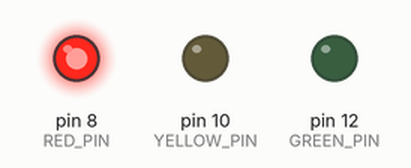
Simulated run of this sketch. Board: Arduino Uno, built with avr-gcc and run on an emulated ATmega328P. Parts: output pins drawn as LEDs (lit = HIGH).

Above: at 0.3 s.
At 2.0 s:
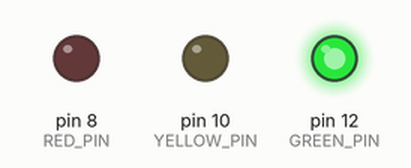
At 3.64 s:
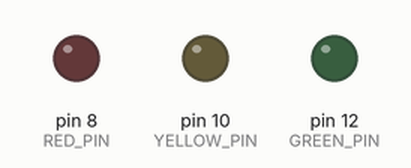
At 5.5 s:
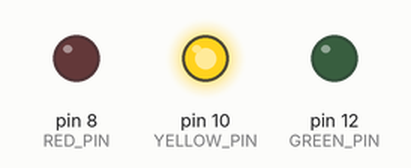
At 7.55 s:
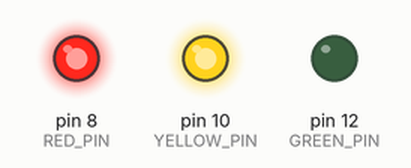
Timing chart, 0 to 8.7 s (numbered marks = the images above):
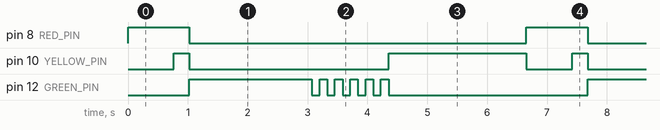

The sketch:

lab_3.ino
```cpp
#define RED_PIN 8
#define YELLOW_PIN 10
#define GREEN_PIN 12

int red_on= 3000;
int red_yellow_on=1000;
int green_on=8000;
int green_blink=500;
int yellow_on=9000;

int delay_timer(int miliseconds)
{
  int count=0;
  while(1)
  {
    if(TCNT0>=4)
    {
      TCNT0=0;
      count++;
      if(count==miliseconds)
      {
        count=0;
        break;
        }
      }
    }
  return 0;
  }
void setup() {
  pinMode(RED_PIN,OUTPUT);
  pinMode(YELLOW_PIN,OUTPUT);
  pinMode(GREEN_PIN,OUTPUT);

  TCCR0A= 0b00000000;
  TCCR0B=0b00000101;
  TCNT0=0;

  // put your setup code here, to run once:

}

void loop() {
  // put your main code here, to run repeatedly:
digitalWrite(RED_PIN, HIGH);
delay_timer(red_on);
digitalWrite(YELLOW_PIN, HIGH);
delay_timer(red_yellow_on);

digitalWrite(RED_PIN, LOW);
digitalWrite(YELLOW_PIN,LOW);
digitalWrite(GREEN_PIN,HIGH);
delay_timer(green_on);
digitalWrite(GREEN_PIN,LOW);
for(int i=0;i<5; i=i+1)
{
  delay_timer(green_blink);
  digitalWrite(GREEN_PIN,HIGH);
  delay_timer(green_blink);
  digitalWrite(GREEN_PIN,LOW);
}
  digitalWrite(YELLOW_PIN,HIGH);
  delay_timer(yellow_on);
  digitalWrite(YELLOW_PIN,LOW);
}
```

Measured:
- by itself, pin 8 (RED_PIN): alternates HIGH for 1.0 s and LOW for 5.6 s
- by itself, pin 10 (YELLOW_PIN): repeats every 6.7 s: LOW 3.3 s, HIGH 2.3 s, LOW 0.77 s, HIGH 0.26 s
- by itself, pin 12 (GREEN_PIN): repeats every 6.7 s: 5 × (LOW 0.13 s, HIGH 0.13 s), LOW 3.3 s, HIGH 2.0 s
